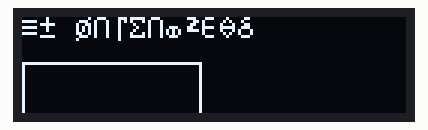
Recording of a sketch running on a simulated Arduino Uno, built with avr-gcc and run on an emulated ATmega328P. On the bench: 128×32 one-colour display.

Above: at 0.1 s.
At 2.1 s:
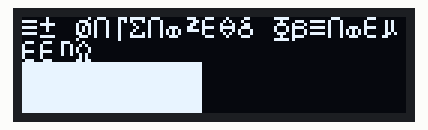
At 4.1 s:
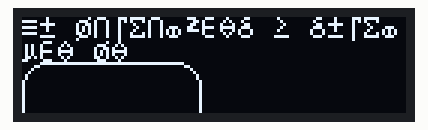
At 6.2 s:
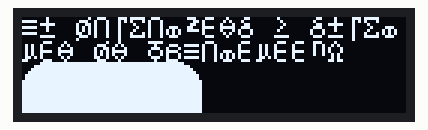
At 10.2 s:
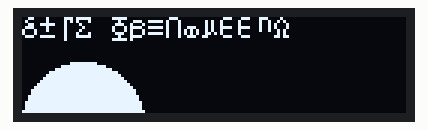
At 14.2 s:
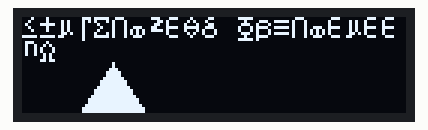

The sketch:

SSD1306_draw.ino
```cpp
#include <Wire.h>
#include <Adafruit_GFX.h>
#include <Adafruit_SSD1306.h>
#include <Fonts/FreeSerif9pt7b.h>
#define SCREEN_WIDTH 128 // OLED display width, in pixels
#define SCREEN_HEIGHT 32 // OLED display height, in pixels
// Declaration for an SSD1306 display connected to I2C (SDA, SCL pins)
Adafruit_SSD1306 display(SCREEN_WIDTH, SCREEN_HEIGHT, &Wire, -1);
void setup() {
  Serial.begin(115200);
  if(!display.begin(SSD1306_SWITCHCAPVCC, 0x3C)) {
    Serial.println("SSD1306 allocation failed");
    for(;;);
  }
  // Clear the buffer.
  display.clearDisplay();

  display.setTextSize(1);
  display.setTextColor(WHITE);
  display.setCursor(0,0);
  display.println(utf8rus("прямоугольник"));
  display.drawRect(0, 15, 60, 40,0x00FF00 );
  display.display();
  delay(2000);
  display.clearDisplay();

  display.setTextSize(1);
  display.setTextColor(WHITE);
  display.setCursor(0,0);
  display.println(utf8rus("прямоугольник заполненный"));
  display.fillRect(0, 15, 60, 40, WHITE);
  display.display();
  delay(2000);
  display.clearDisplay();

  display.setTextSize(1);
  display.setTextColor(WHITE);
  display.setCursor(0,0);
  display.println(utf8rus("прямоугольник с круглениями"));
  display.drawRoundRect(0, 15, 60, 40, 8, WHITE);
  display.display();
  delay(2000);
  display.clearDisplay();

  display.setTextSize(1);
  display.setTextColor(WHITE);
  display.setCursor(0,0);
  display.println (utf8rus("прямоугольник с круглениями заполненный"));
  display.fillRoundRect(0, 15, 60, 40, 8, WHITE);
  display.display();
  delay(2000);
  display.clearDisplay();

  display.setTextSize(1);
  display.setTextColor(WHITE);
  display.setCursor(0,0);
  display.println(utf8rus("круг"));
  display.drawCircle(20, 35, 20, WHITE);
  display.display();
  delay(2000);
  display.clearDisplay();

  display.setTextSize(1);
  display.setTextColor(WHITE);
  display.setCursor(0,0);
  display.println(utf8rus("круг заполенный"));
  display.fillCircle(20, 35, 20, WHITE);
  display.display();
  delay(2000);
  display.clearDisplay();

  display.setTextSize(1);
  display.setTextColor(WHITE);
  display.setCursor(0,0);
  display.println(utf8rus("треугольник"));
  display.drawTriangle(30, 15, 0, 60, 60, 60, WHITE);
  display.display();
  delay(2000);
  display.clearDisplay();

  display.setTextSize(1);
  display.setTextColor(WHITE);
  display.setCursor(0,0);
  display.println(utf8rus("треугольник заполненный"));
  display.fillTriangle(30, 15, 0, 60, 60, 60, WHITE);
  display.display();
  delay(2000);
  display.clearDisplay();
}
void loop() {
}
/* Функция перекодировки русских букв из UTF-8 в Win-1251 */
String utf8rus(String source)
{
  int i,k;
  String target;
  unsigned char n;
  char m[2] = { '0', '\0' };
  k = source.length(); i = 0;
  while (i < k) {
    n = source[i]; i++;
    if (n >= 0xC0) {
      switch (n) {
        case 0xD0: {
          n = source[i]; i++;
          if (n == 0x81) { n = 0xA8; break; }
          if (n >= 0x90 && n <= 0xBF) n = n + 0x30;
          break;
        }
        case 0xD1: {
          n = source[i]; i++;
          if (n == 0x91) { n = 0xB8; break; }
          if (n >= 0x80 && n <= 0x8F) n = n + 0x70;
          break;
        }
      }
    }
    m[0] = n; target = target + String(m);
  }
return target;
}
```

Measured:
- what the display in image 1 shows lasts 2.0 s, from 2.1 s to 4.1 s
